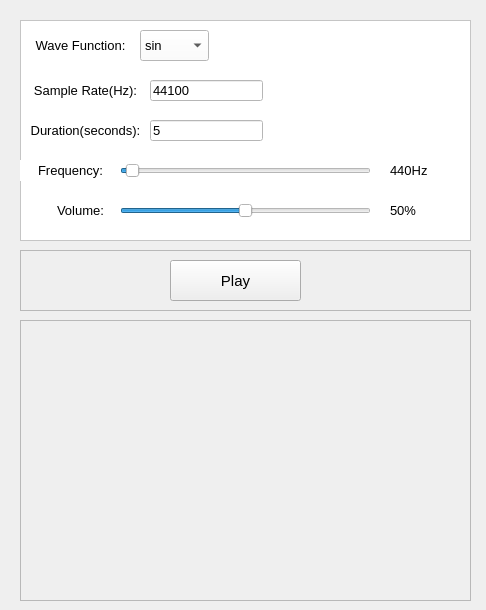
<?xml version="1.0" encoding="UTF-8"?>
<ui version="4.0">
 <class>MainWindow</class>
 <widget class="QMainWindow" name="MainWindow">
  <property name="geometry">
   <rect>
    <x>0</x>
    <y>0</y>
    <width>486</width>
    <height>610</height>
   </rect>
  </property>
  <property name="maximumSize">
   <size>
    <width>486</width>
    <height>610</height>
   </size>
  </property>
  <property name="windowTitle">
   <string>Oscillator</string>
  </property>
  <property name="windowIcon">
   <iconset resource="images.qrc">
    <normaloff>:/icon/icon.png</normaloff>:/icon/icon.png</iconset>
  </property>
  <widget class="QWidget" name="centralwidget">
   <widget class="QFrame" name="parametersFrame">
    <property name="geometry">
     <rect>
      <x>20</x>
      <y>20</y>
      <width>451</width>
      <height>221</height>
     </rect>
    </property>
    <property name="styleSheet">
     <string notr="true">background-color: rgb(255, 255, 255);</string>
    </property>
    <property name="frameShape">
     <enum>QFrame::StyledPanel</enum>
    </property>
    <property name="frameShadow">
     <enum>QFrame::Raised</enum>
    </property>
    <widget class="QComboBox" name="comboBoxFunction">
     <property name="geometry">
      <rect>
       <x>120</x>
       <y>10</y>
       <width>69</width>
       <height>31</height>
      </rect>
     </property>
     <property name="font">
      <font>
       <family>Arial</family>
       <pointsize>10</pointsize>
      </font>
     </property>
     <item>
      <property name="text">
       <string>sin</string>
      </property>
     </item>
     <item>
      <property name="text">
       <string>square</string>
      </property>
     </item>
     <item>
      <property name="text">
       <string>saw-tooth</string>
      </property>
     </item>
    </widget>
    <widget class="QLabel" name="functionLabel">
     <property name="geometry">
      <rect>
       <x>10</x>
       <y>15</y>
       <width>101</width>
       <height>21</height>
      </rect>
     </property>
     <property name="font">
      <font>
       <family>Arial</family>
       <pointsize>10</pointsize>
      </font>
     </property>
     <property name="text">
      <string>Wave Function:</string>
     </property>
     <property name="alignment">
      <set>Qt::AlignCenter</set>
     </property>
    </widget>
    <widget class="QLabel" name="sampleRateLabel">
     <property name="geometry">
      <rect>
       <x>10</x>
       <y>60</y>
       <width>111</width>
       <height>21</height>
      </rect>
     </property>
     <property name="font">
      <font>
       <family>Arial</family>
       <pointsize>10</pointsize>
      </font>
     </property>
     <property name="text">
      <string>Sample Rate(Hz):</string>
     </property>
     <property name="alignment">
      <set>Qt::AlignCenter</set>
     </property>
    </widget>
    <widget class="QLineEdit" name="sampleRate">
     <property name="geometry">
      <rect>
       <x>130</x>
       <y>60</y>
       <width>113</width>
       <height>21</height>
      </rect>
     </property>
     <property name="font">
      <font>
       <pointsize>10</pointsize>
      </font>
     </property>
     <property name="text">
      <string>44100</string>
     </property>
    </widget>
    <widget class="QLabel" name="frequencyLabel">
     <property name="geometry">
      <rect>
       <x>0</x>
       <y>140</y>
       <width>101</width>
       <height>21</height>
      </rect>
     </property>
     <property name="font">
      <font>
       <family>Arial</family>
       <pointsize>10</pointsize>
      </font>
     </property>
     <property name="text">
      <string>Frequency:</string>
     </property>
     <property name="alignment">
      <set>Qt::AlignCenter</set>
     </property>
    </widget>
    <widget class="QSlider" name="frequencySlider">
     <property name="geometry">
      <rect>
       <x>100</x>
       <y>140</y>
       <width>251</width>
       <height>21</height>
      </rect>
     </property>
     <property name="minimum">
      <number>20</number>
     </property>
     <property name="maximum">
      <number>20000</number>
     </property>
     <property name="sliderPosition">
      <number>440</number>
     </property>
     <property name="orientation">
      <enum>Qt::Horizontal</enum>
     </property>
    </widget>
    <widget class="QLabel" name="currentFrequencyLabel">
     <property name="geometry">
      <rect>
       <x>370</x>
       <y>140</y>
       <width>71</width>
       <height>21</height>
      </rect>
     </property>
     <property name="font">
      <font>
       <family>Arial</family>
       <pointsize>10</pointsize>
      </font>
     </property>
     <property name="text">
      <string>440Hz</string>
     </property>
    </widget>
    <widget class="QLabel" name="volumeLabel">
     <property name="geometry">
      <rect>
       <x>30</x>
       <y>180</y>
       <width>61</width>
       <height>21</height>
      </rect>
     </property>
     <property name="font">
      <font>
       <family>Arial</family>
       <pointsize>10</pointsize>
      </font>
     </property>
     <property name="text">
      <string>Volume:</string>
     </property>
     <property name="alignment">
      <set>Qt::AlignCenter</set>
     </property>
    </widget>
    <widget class="QSlider" name="volumeSlider">
     <property name="geometry">
      <rect>
       <x>100</x>
       <y>180</y>
       <width>251</width>
       <height>21</height>
      </rect>
     </property>
     <property name="minimum">
      <number>0</number>
     </property>
     <property name="maximum">
      <number>100</number>
     </property>
     <property name="sliderPosition">
      <number>50</number>
     </property>
     <property name="orientation">
      <enum>Qt::Horizontal</enum>
     </property>
    </widget>
    <widget class="QLabel" name="currentVolume">
     <property name="geometry">
      <rect>
       <x>370</x>
       <y>180</y>
       <width>71</width>
       <height>21</height>
      </rect>
     </property>
     <property name="font">
      <font>
       <family>Arial</family>
       <pointsize>10</pointsize>
      </font>
     </property>
     <property name="text">
      <string>50%</string>
     </property>
    </widget>
    <widget class="QLabel" name="durationLabel">
     <property name="geometry">
      <rect>
       <x>10</x>
       <y>100</y>
       <width>111</width>
       <height>21</height>
      </rect>
     </property>
     <property name="font">
      <font>
       <family>Arial</family>
       <pointsize>10</pointsize>
      </font>
     </property>
     <property name="text">
      <string>Duration(seconds):</string>
     </property>
     <property name="alignment">
      <set>Qt::AlignCenter</set>
     </property>
    </widget>
    <widget class="QLineEdit" name="duration">
     <property name="geometry">
      <rect>
       <x>130</x>
       <y>100</y>
       <width>113</width>
       <height>21</height>
      </rect>
     </property>
     <property name="font">
      <font>
       <pointsize>10</pointsize>
      </font>
     </property>
     <property name="text">
      <string>5</string>
     </property>
    </widget>
   </widget>
   <widget class="QFrame" name="buttonFrame">
    <property name="geometry">
     <rect>
      <x>20</x>
      <y>250</y>
      <width>451</width>
      <height>61</height>
     </rect>
    </property>
    <property name="frameShape">
     <enum>QFrame::StyledPanel</enum>
    </property>
    <property name="frameShadow">
     <enum>QFrame::Raised</enum>
    </property>
    <widget class="QPushButton" name="playBtn">
     <property name="geometry">
      <rect>
       <x>150</x>
       <y>10</y>
       <width>131</width>
       <height>41</height>
      </rect>
     </property>
     <property name="font">
      <font>
       <family>Arial</family>
       <pointsize>11</pointsize>
      </font>
     </property>
     <property name="text">
      <string>Play</string>
     </property>
    </widget>
   </widget>
   <widget class="QFrame" name="graphFrame">
    <property name="geometry">
     <rect>
      <x>20</x>
      <y>320</y>
      <width>451</width>
      <height>281</height>
     </rect>
    </property>
    <property name="frameShape">
     <enum>QFrame::StyledPanel</enum>
    </property>
    <property name="frameShadow">
     <enum>QFrame::Raised</enum>
    </property>
    <widget class="MplWidget" name="mplWidget" native="true">
     <property name="geometry">
      <rect>
       <x>10</x>
       <y>10</y>
       <width>431</width>
       <height>301</height>
      </rect>
     </property>
    </widget>
   </widget>
  </widget>
 </widget>
 <customwidgets>
  <customwidget>
   <class>MplWidget</class>
   <extends>QWidget</extends>
   <header>mplwidget.h</header>
   <container>1</container>
  </customwidget>
 </customwidgets>
 <resources>
  <include location="images.qrc"/>
 </resources>
 <connections/>
</ui>
